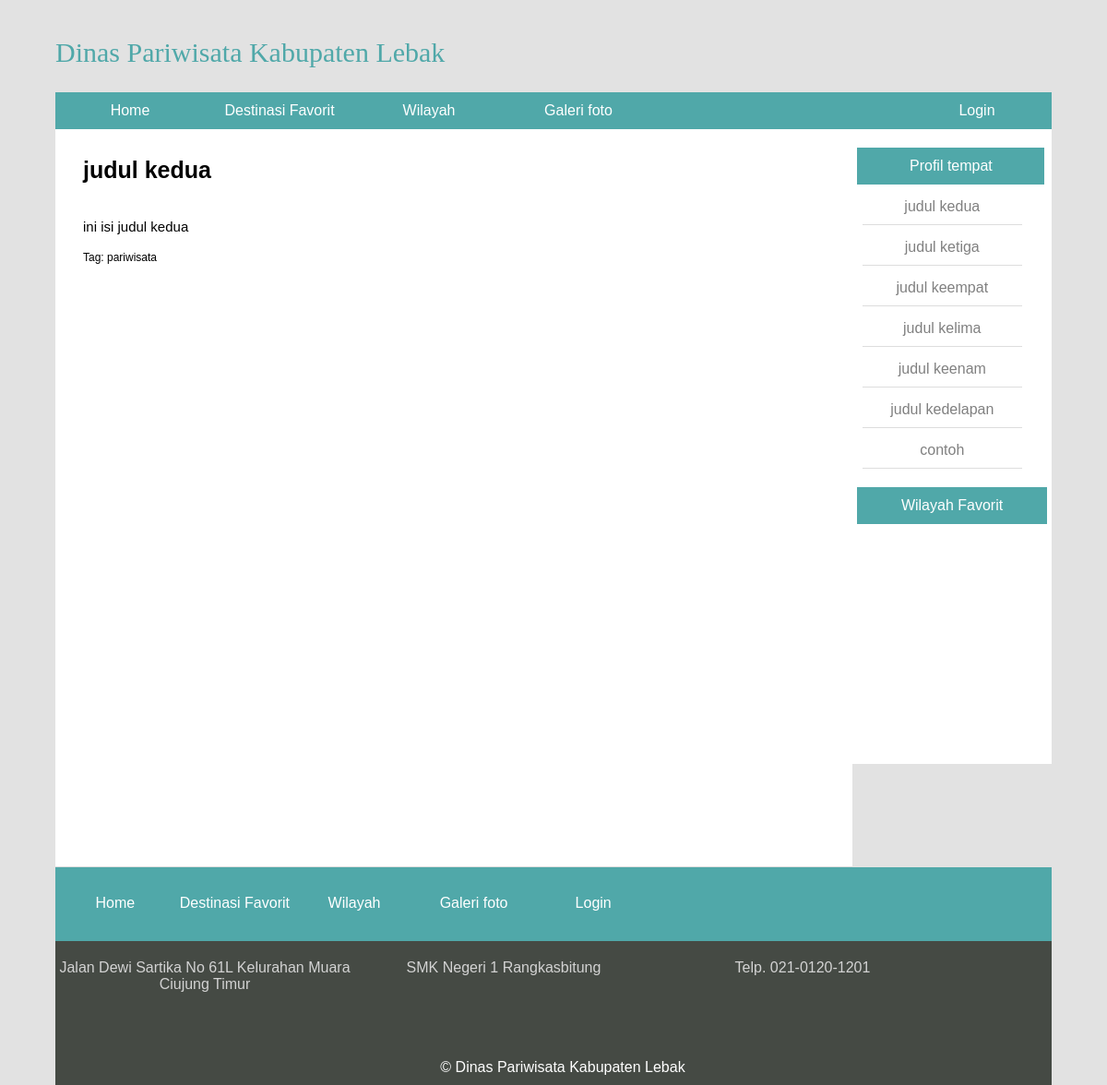
Screenshot of /single.php?id=3 with the database file from the repository.
### tables this page shows
CREATE TABLE `artikel` (
  `id` int(11) NOT NULL,
  `judul` varchar(50) NOT NULL,
  `isi` varchar(2554) NOT NULL,
  `waktu` timestamp NOT NULL DEFAULT CURRENT_TIMESTAMP ON UPDATE CURRENT_TIMESTAMP,
  `tag` varchar(25) NOT NULL
);

### koneksi.php (called while the page is built, shortened)
<?php
    $koneksi = mysqli_connect ("localhost", "root", "", "website");
    function tampilkan_side(){
        $query = "SELECT * FROM artikel";
        return result($query);
    }
    function tampilkan_id($id){
        $query = "SELECT * FROM artikel WHERE id=$id";
        return result($query);
    }
    function result($query){
        global $koneksi;
        if($result = mysqli_query($koneksi, $query)){
            return $result;
        }
    }
?>

### single.php (the view, shortened to what this page needs)
<?php require_once "header.php";
      require_once "koneksi.php";
    $id = $_GET['id'];
    if(isset($_GET['id'])){
        $artikel2 = tampilkan_id($id);
        while($row= mysqli_fetch_assoc($artikel2)){
            $judul_awal = $row['judul'];
            $isi_awal   = $row['isi'];
            $tag_awal   = $row['tag'];
        }
    }
?>
    <div class="wrapper">
        <div class="form_tambah">
        <p id="judul_single"><?=$judul_awal;?></p><br>
        <p id="isi_single"><?= $isi_awal;?></p><br>
        <p id="tag_awal">Tag: <?= $tag_awal;?></p><br>
</div>
<?php  require_once "sidebar.php"; ?>
        </div>
<?php
        require_once "footer.php";
?>

### sidebar.php (shortened to what this page needs)
<?php   require_once "header.php";
        require_once "koneksi.php";
?>
<?php
    $side = tampilkan_side();
    ?>
<div class="side_top">
<div class="sidebar">
                <div id="top_sidebar">
                    <p id="teks_top_sidebar">Profil tempat</p>
                </div>
                <?php while($row= mysqli_fetch_assoc($side)):?>
                <div class="artikel_side">
                    <p id="judul_side"><a href="single.php?id=<?= $row['id'];?>"><?= $row['judul'];?></a></p>
                </div>
                <?php endwhile;?>
            </div>
            <div class="sidebar2">
                <div id="top_sidebar2">
                    <p id="teks_top_sidebar2">Wilayah Favorit</p>
                </div>
            </div>
    </div>

### style.css (style rules this page uses)
* { margin: 0; padding: 0; font-family:sans-serif; }
body { background: #e2e2e2; }
.wrapper { width: 90%; height: auto; margin: 0 auto; }
#teks_top_sidebar { width: 95%; height: 40px; margin: 0 auto; background: #50a8a9; margin-top: 20px; text-align: center; line-height: 40px; color: white; }
.sidebar2 { width: 100%; height: 300px; background: white; }
#teks_top_sidebar2 { width: 95%; height: 40px; margin: 0 auto; background: #50a8a9; margin-top: 20px; text-align: center; line-height: 40px; color: white; }
a { text-decoration: none; }

### single.php (style rules this page uses)
.form_tambah { width: 80%; height: 800px; background: white; float: left; padding: 30px; box-sizing: border-box; border-bottom: 0.5px solid #dddddd; }
#judul_single { font-size: 25px; font-weight: bold; }
#isi_single { font-size: 15px; margin-top: 20px; }
#tag_awal { font-size: 12px; }

### sidebar.php (style rules this page uses)
.sidebar { width: 99%; height: auto; background: white; }
.artikel_side { width: 90%; height: auto; background: white; text-align: center; margin: 0 auto; }
#judul_side { width: 90%; height: auto; margin: 5px auto; background: white; padding: 10px 0; color: black; margin-left: 0; border-bottom: 0.5px solid #dddddd; color: green; }
#judul_side a { color: gray; }
.side_top { float: right; width: 20%; height: auto; background: white; }

### rows the page displays
artikel: judul "judul kedua", isi "ini isi judul kedua", tag "pariwisata"
artikel: judul "judul ketiga"
artikel: judul "judul keempat"
artikel: judul "judul kelima"
artikel: judul "judul keenam"
artikel: judul "judul kedelapan"
artikel: judul "contoh"
